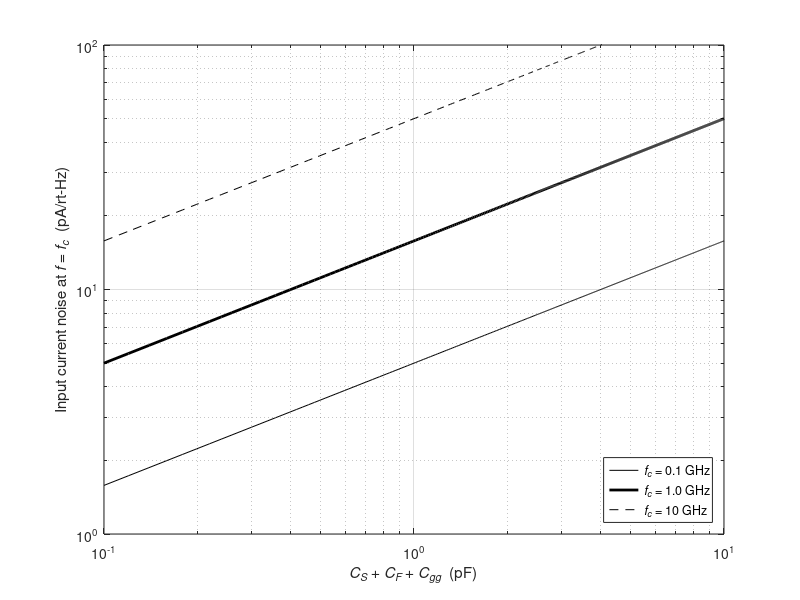

Write the MATLAB code that produced this figure.
% 5.5.1   input noise PSD versus total input node cap
clearvars;
close all;
addpath ../../lib

% Parameters
wc = 2*pi*[1e8 1e9 1e10];
C = linspace(0.1e-12, 10e-12, 500);
CFP_C1 = 3;
kB = 1.3806488e-23;
T = 300;
gamma = 0.8;

N1 = 4*kB*T*gamma*wc(1)*C*CFP_C1;
N2 = 4*kB*T*gamma*wc(2)*C*CFP_C1;
N3 = 4*kB*T*gamma*wc(3)*C*CFP_C1;

h = figure;
loglog(C*1e12, sqrt(N1)*1e12, 'k-');
hold on;
loglog(C*1e12, sqrt(N2)*1e12, 'k-', 'linewidth', 2);
loglog(C*1e12, sqrt(N3)*1e12, 'k--');
xlabel('{\itC_S} + {\itC_F} + {\itC_g_g}  (pF)');
ylabel('Input current noise at {\itf} = {\itf_c}  (pA/rt-Hz)');
axis([0.1 10 1 100])
grid;
legend('{\itf_c} = 0.1 GHz', '{\itf_c} = 1.0 GHz', '{\itf_c} = 10 GHz', 'location', 'southeast');

%format_and_save(h, 'Fig5_30')



 

